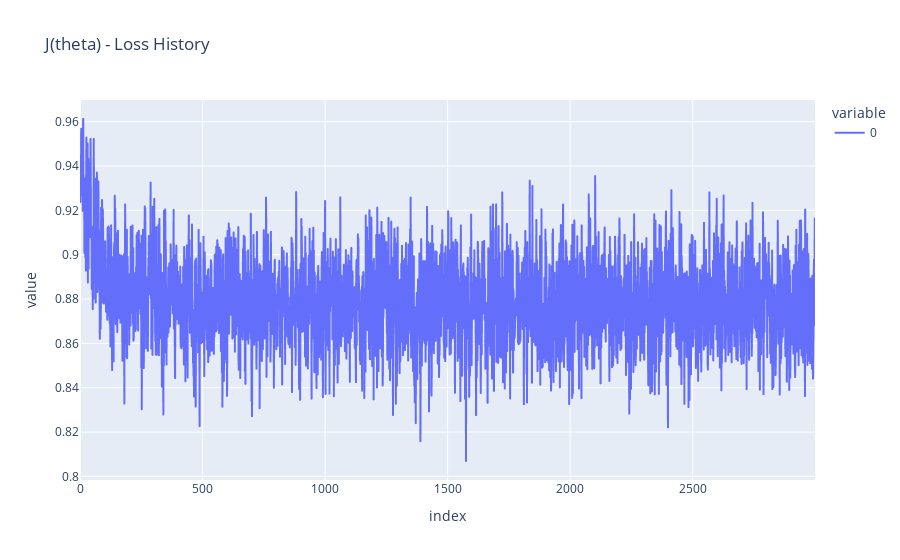

This figure's notebook cell:
### Code cell
# ----- Train days on market prediction model (standardized data) -----

theta_days, j_history_days = train_model(spl_days_std["X_train"], spl_days_std["y_train"], 0.18, 1800, 3000)

with open("./pickle/theta_days_model.pkl", 'wb') as f:
    pickle.dump(theta_days, f)

weights = theta_days[1:]  

print("Weights for days on market prediction model:\n")
for name, w in zip(days_feats_used_std, weights):
    print(f"{name}: {w}")

fig = px.line(j_history_days, title="J(theta) - Loss History")
fig.show()

### Figure 1 — Plotly figure (JSON) as saved in the notebook; plotly's stock layout.template omitted (floating-point values rounded to 4 significant figures; data arrays with more than 128 entries replaced by an {"elided": "..."} marker saying what was removed)
{"data": [{"hovertemplate": "variable=0<br>index=%{x}<br>value=%{y}<extra></extra>", "legendgroup": "0", "line": {"color": "#636efa", "dash": "solid"}, "marker": {"symbol": "circle"}, "mode": "lines", "name": "0", "showlegend": true, "type": "scattergl", "x": {"elided": "3000 int values"}, "xaxis": "x", "y": {"elided": "3000 float values"}, "yaxis": "y"}], "layout": {"legend": {"title": {"text": "variable"}, "tracegroupgap": 0}, "title": {"text": "J(theta) - Loss History"}, "xaxis": {"anchor": "y", "domain": [0, 1], "title": {"text": "index"}}, "yaxis": {"anchor": "x", "domain": [0, 1], "title": {"text": "value"}}}}
